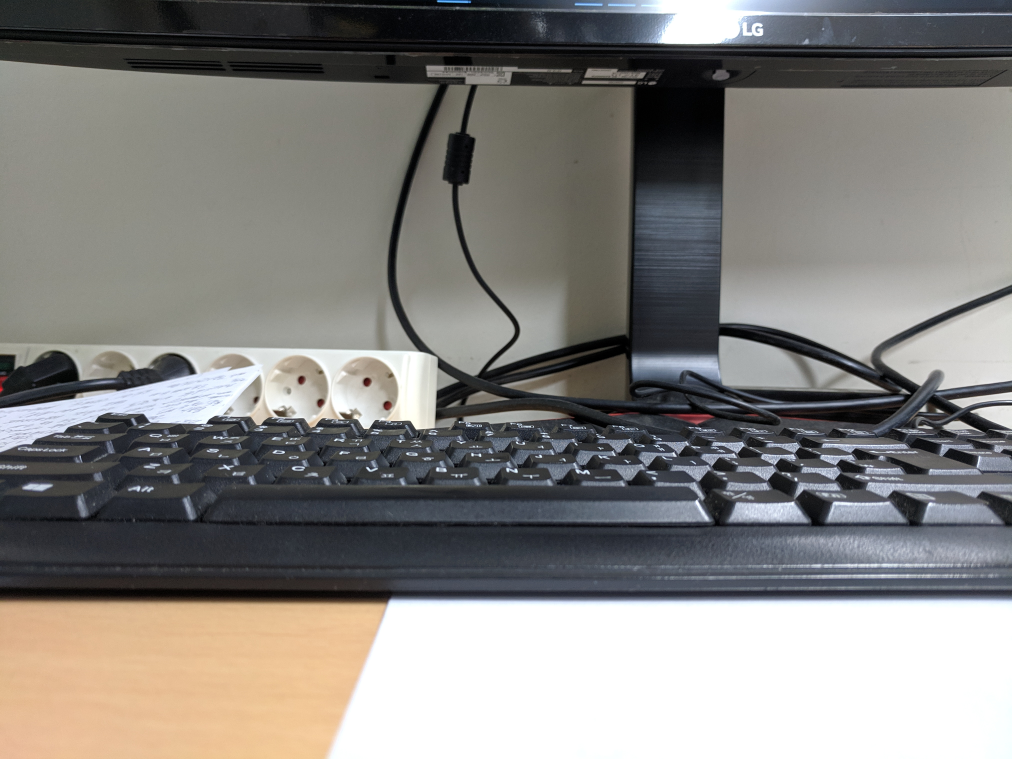
#> input picture vision/pose_test/1.jpg, 4048 x 3036 px, found by its file name (shown at 1/4 size)
$ python recoverPoses.py
#> lines starting #> are read from the running program, lines starting #| are printed output that depends on the picture; long printed decimals are rounded
### vision/old/utils.py
import numpy as np
import os
import cv2

def test():
    print("wow")

def imread(name):
#> called with name = 'pose_test/1.jpg'
    path = os.getcwd()+"\\vision\\"
    name = path+name
    img = cv2.imread(name)
#> img is the input picture: shape (3036, 4048, 3); mean B, G, R 127.2, 130.3, 132.3
    return img

def getOrbFeature(img):

    img_gray = cv2.cvtColor(img,cv2.COLOR_BGR2GRAY)

    # Initiate STAR detector
    orb = cv2.ORB_create()


    # find the keypoints with ORB
    kp = orb.detect(img_gray,None)

    # compute the descriptors with ORB
    kp, des = orb.compute(img, kp)

    return kp, des

# [30 lines left out: functions getFeatureMatches, getFundamentaMatrix, not called in this run]

### vision/old/recoverPoses.py
import numpy as np
import os
import cv2
import utils as ut

img1 = ut.imread("pose_test/1.jpg")
img2 = ut.imread("pose_test/4.jpg")
#> call 2 of imread, with name = 'pose_test/4.jpg'
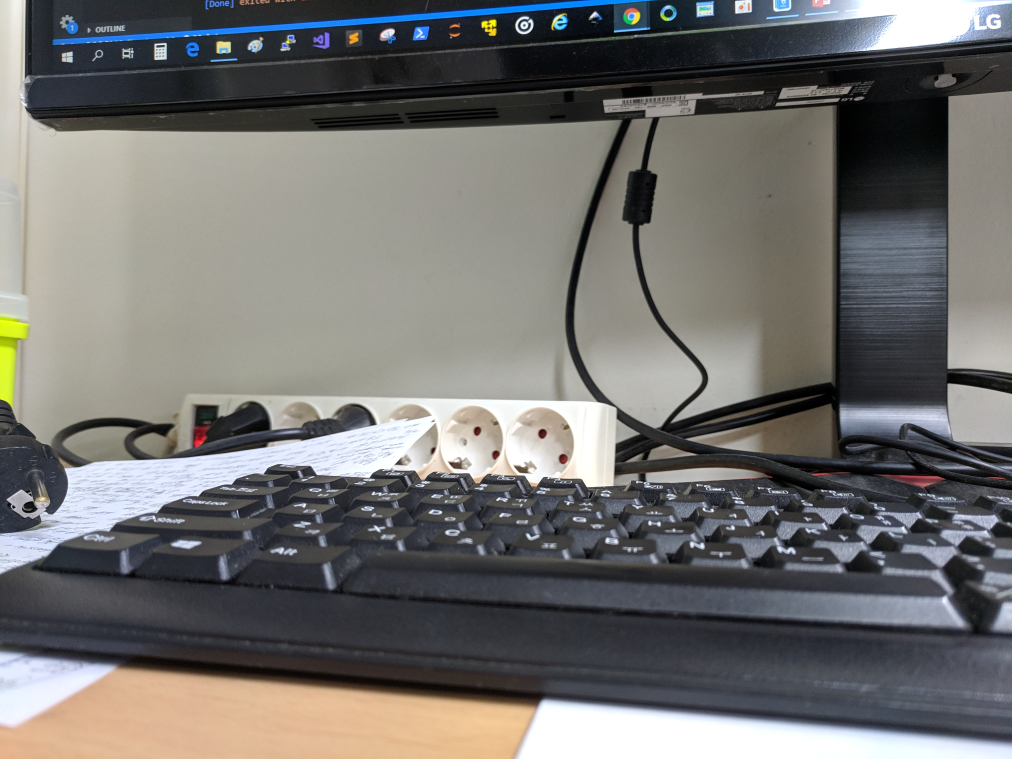
#> input picture vision/pose_test/4.jpg, 4048 x 3036 px, found by its file name (shown at 1/4 size)
#> in imread, img is the input picture: shape (3036, 4048, 3); mean B, G, R 110.9, 112.8, 113.7

img1 = cv2.resize(img1, dsize=(640, 480), interpolation=cv2.INTER_AREA)
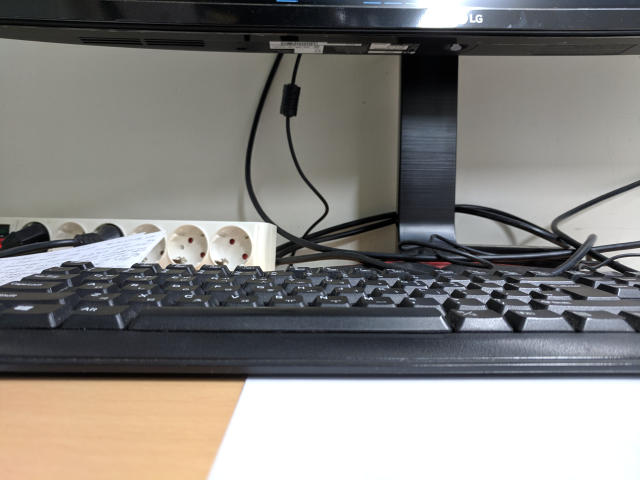
#> img1: shape (480, 640, 3); mean B, G, R 127.2, 130.3, 132.3
img2 = cv2.resize(img2, dsize=(640, 480), interpolation=cv2.INTER_AREA)
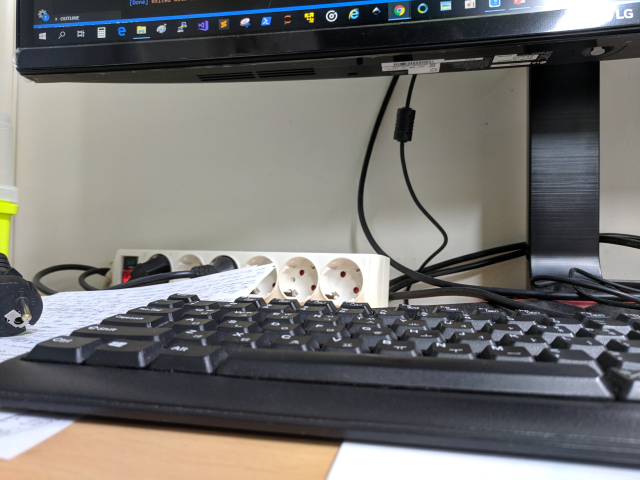
#> img2: shape (480, 640, 3); mean B, G, R 110.9, 112.8, 113.7

kp1, des1 = ut.getOrbFeature(img1)
#> in getOrbFeature, `img_gray = cv2.cvtColor(img,cv2.COLOR_BGR2GRAY)`:
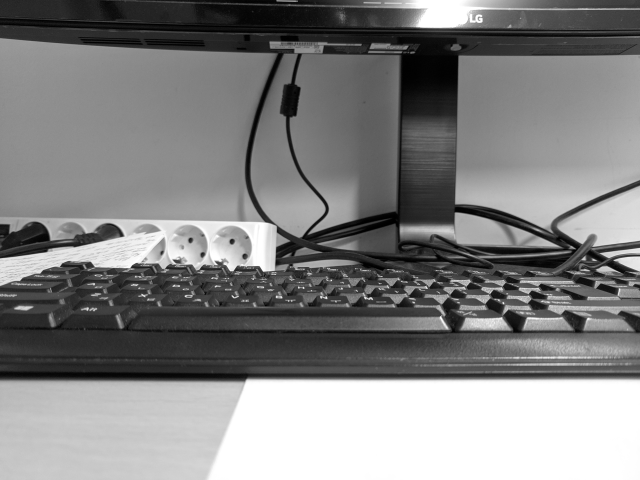
#> img_gray: shape (480, 640); min 0, max 255, mean 130.5
#> in getOrbFeature, `kp = orb.detect(img_gray,None)`: kp = 500 keypoints; strongest (x, y, size): (122, 235, 31), (231, 270, 31), (230, 270, 37.2), (230, 269, 44.6)
#> kp1 has the same summary as kp in getOrbFeature
kp2, des2 = ut.getOrbFeature(img2)
#> in getOrbFeature (call 2), `img_gray = cv2.cvtColor(img,cv2.COLOR_BGR2GRAY)`:
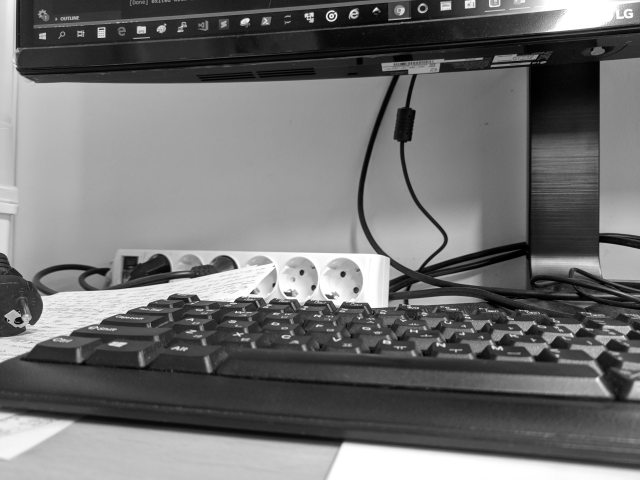
#> img_gray: shape (480, 640); min 0, max 255, mean 112.8
#> in getOrbFeature (call 2), `kp = orb.detect(img_gray,None)`: kp = 500 keypoints; strongest (x, y, size): (236, 268, 31), (341, 274, 37.2), (501, 348, 31), (312, 288, 31)
#> kp2 has the same summary as kp in getOrbFeature

pts1 = cv2.KeyPoint_convert(kp1)
#> pts1 = 500 pairs, first value 50.4 to 601.2, second value 45.6 to 378.7
pts2 = cv2.KeyPoint_convert(kp2)
#> pts2 = 500 pairs, first value 32 to 601, second value 31 to 378

E, mask = cv2.findEssentialMat(pts1, pts2, focal=1.0, pp=(0., 0.), method=cv2.RANSAC, prob=0.999, threshold=3.0)
#> E = [[0.000192, -0.00182, 0.446], [-0.00209, 0.00364, -0.549], [0.564, -0.426, -0.00379]]; mask = 500 values, max 1 at index 1, min 0 at index 0, mean 0.19
points, R, t, mask = cv2.recoverPose(E, pts1, pts2)
#> points = 282; R = [[-0.971, -0.239, -0.000556], [0.239, -0.971, -0.00735], [0.00122, -0.00727, 1]]; t = [0.776, 0.631, 0.00208]; mask = 500 values, max 255 at index 2, min 0 at index 0, mean 143.8


print("recover pose mask:",np.sum(mask!=0))
#| recover pose mask: 282
print("R:",R,"t:",t.T)
#| R: [[-9.70976406e-01 -2.39174642e-01 -5.56186601e-04]
#|  [ 2.39172183e-01 -9.70949321e-01 -7.35412925e-03]
#|  [ 1.21889223e-03 -7.27371035e-03  9.99972803e-01]] t: [[0.7762 0.6305  0.002076]]

R_pos = 1
T_pos = 1

R_pos = R_pos*R
#> R_pos has the same summary as R
T_pos = T_pos + t.T*R
#> T_pos = [[0.246, 0.849, 1], [1.19, 0.388, 1], [1, 0.995, 1]]

pos = np.dot(t.T,R)
#> pos = [[-0.603, -0.798, -0.00299]]
print(pos)
#| [[-0.6028 -0.7979 -0.002993  ]]
'''
bf = cv2.BFMatcher(cv2.NORM_HAMMING, crossCheck=True)
matches = bf.match(des1,des2)
matches = sorted(matches, key = lambda x:x.distance)


# Draw first 10 matches.
img3 = cv2.drawMatches(img1,kp1,img2,kp2,matches[:10],None, flags=2)

cv2.imshow("img",img3)
cv2.waitKey(100)
cv2.destroyAllWindows()
'''
